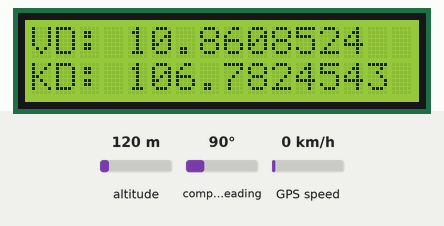
Simulated run of this sketch. Board: ESP32. On the bench: 16×2 character LCD. The inputs (shaded band) are chosen by the test bench; at power-on: altitude 120 m, compass heading 90°, GPS speed 0 km/h. The GPS gets a fix after 3 s at 37.7749, -122.4194 with 8 satellites; what the sketch prints to the serial monitor is not drawn.

Above: at 0.2 s.
At 3.2 s:
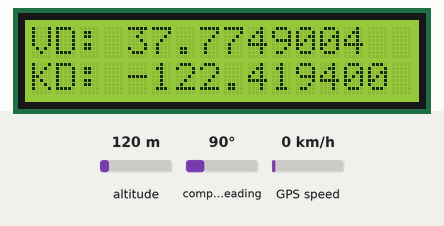

The sketch:

GPS_LCD_TEST.ino
```cpp
#include <HardwareSerial.h> //Thư viện uart của esp32
#include <TinyGPS++.h> //Thư viện module GPS NEO 6M v2
#include <Wire.h>
#include <LiquidCrystal_I2C.h>

LiquidCrystal_I2C lcd(0x3F,16,2);

HardwareSerial ss(2); //Chọn cổng UART 2

TinyGPSPlus gps; //Khởi tạo biến cho module GPS

void setup() {
  ss.begin(9600, SERIAL_8N1, 16, 17); //Chọn baudrate là 9600 (vì module dùng 9600)
  //chân 16 17 RX TX cho ngõ ra
  Serial.begin(115200); // Chọn baudrate để giao tiếp với máy tính
  lcd.init();
  lcd.backlight();
  lcd.setCursor(0,0);
  lcd.print("VD: 10.8608524");
  lcd.setCursor(0,1);
  lcd.print("KD: 106.7824543");
}

void loop() {
  while (ss.available() > 0){ //Trong khi UART2 có tín hiệu
    gps.encode(ss.read()); //Đọc giá trị
    if (gps.location.isUpdated()){ //Cập nhật giá trị GPS
      Serial.print("Latitude= "); //Vĩ độ
      Serial.print(gps.location.lat(), 6); //In giá trị vĩ độ ra
      Serial.print("Longitude= "); //Kinh độ
      Serial.println(gps.location.lng(), 6); //In giá trị kinh độ ra

      lcd.setCursor(4,0);
      lcd.print(gps.location.lat(), 6);
      lcd.setCursor(4,1);
      lcd.print(gps.location.lng(), 6);
    }
  }
}
```
